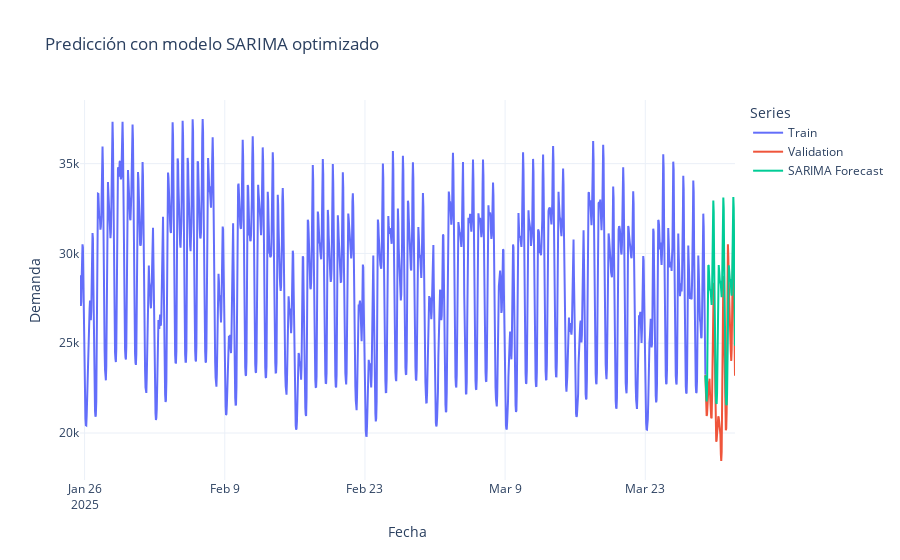

Notebook cell for this chart:
### Code cell
import plotly.graph_objs as go

# Predecir con el mejor modelo SARIMA encontrado
sarima_forecast = best_model.predict(start=valid.index[0], end=valid.index[-1], typ='levels')

# Crear gráfico interactivo
fig = go.Figure()

# Serie de entrenamiento
fig.add_trace(go.Scatter(x=train.index, y=train['value'], mode='lines', name='Train'))

# Serie de validación
fig.add_trace(go.Scatter(x=valid.index, y=valid['value'], mode='lines', name='Validation'))

# Predicción SARIMA
fig.add_trace(go.Scatter(x=sarima_forecast.index, y=sarima_forecast, mode='lines', name='SARIMA Forecast'))

# Layout del gráfico
fig.update_layout(
    title='Predicción con modelo SARIMA optimizado',
    xaxis_title='Fecha',
    yaxis_title='Demanda',
    legend_title='Series',
    template='plotly_white',
    hovermode='x unified'
)

fig.show()
